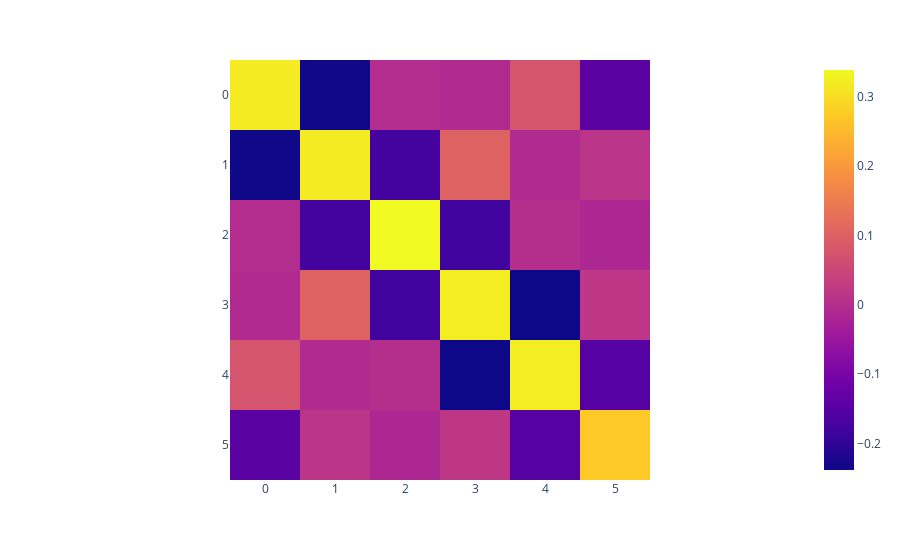

This figure's notebook cell:
### Code cell
pos_similarity = []

for x in pos_embedding:
    row = []
    for y in pos_embedding:
        row.append(np.dot(x, y))
    pos_similarity.append(row)

px.imshow(pos_similarity)

### Figure 1 — Plotly figure (JSON) as saved in the notebook; plotly's stock layout.template omitted (floating-point values rounded to 4 significant figures)
{"data": [{"coloraxis": "coloraxis", "hovertemplate": "x: %{x}<br>y: %{y}<br>color: %{z}<extra></extra>", "name": "0", "type": "heatmap", "xaxis": "x", "yaxis": "y", "z": [[0.3203, -0.236, -0.002602, -0.00705, 0.076, -0.144], [-0.236, 0.3198, -0.1768, 0.1035, -0.006278, 0.01208], [-0.002602, -0.1768, 0.339, -0.18, 0.0009143, -0.01437], [-0.00705, 0.1035, -0.18, 0.323, -0.2385, 0.01877], [0.076, -0.006278, 0.0009143, -0.2385, 0.3222, -0.1516], [-0.144, 0.01208, -0.01437, 0.01877, -0.1516, 0.2733]]}], "layout": {"coloraxis": {"colorscale": [[0, "#0d0887"], [0.1111, "#46039f"], [0.2222, "#7201a8"], [0.3333, "#9c179e"], [0.4444, "#bd3786"], [0.5556, "#d8576b"], [0.6667, "#ed7953"], [0.7778, "#fb9f3a"], [0.8889, "#fdca26"], [1, "#f0f921"]]}, "margin": {"t": 60}, "xaxis": {"anchor": "y", "constrain": "domain", "domain": [0, 1], "scaleanchor": "y"}, "yaxis": {"anchor": "x", "autorange": "reversed", "constrain": "domain", "domain": [0, 1]}}}
